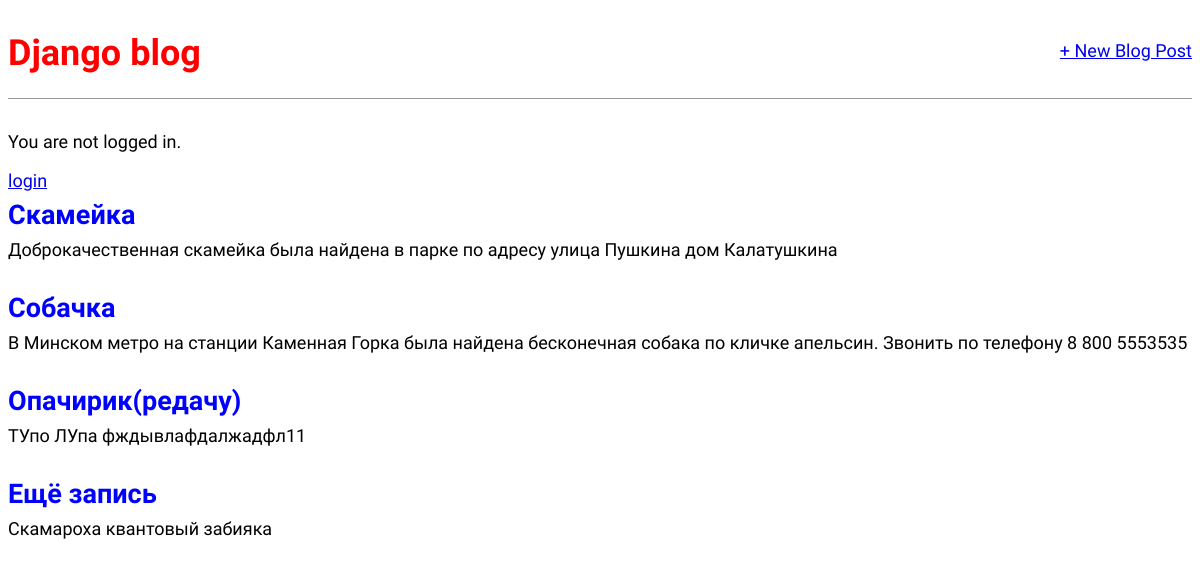
Before: / with the older database file.
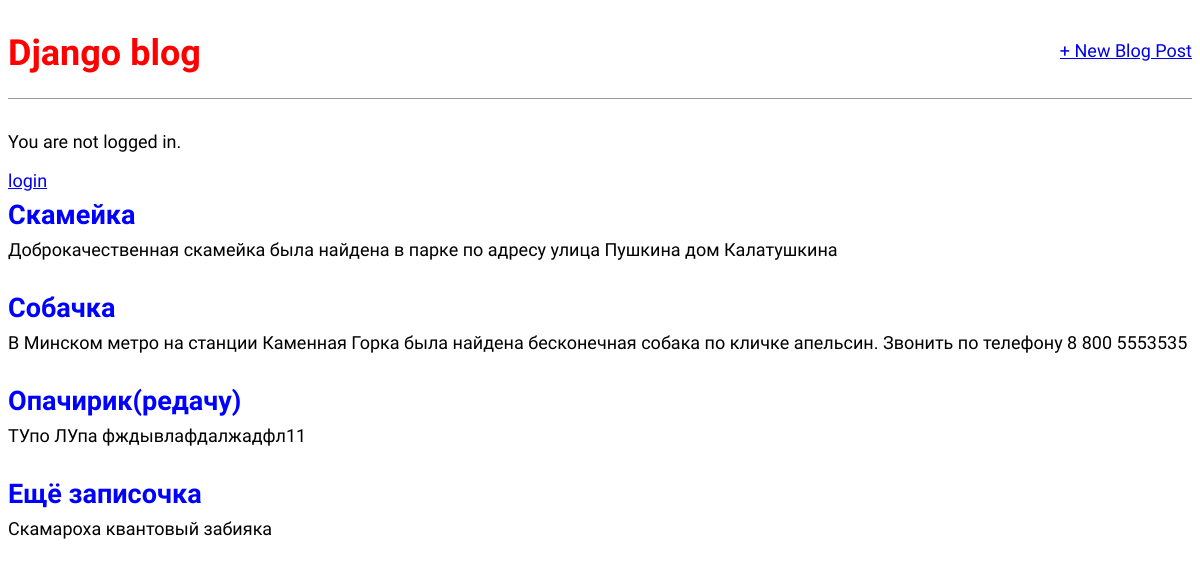
After: the same page with the newer database file.
### blog/models.py (models this page shows, shortened)
class Post(models.Model):
    title = models.CharField(max_length=200)
    author = models.ForeignKey('auth.User', on_delete=models.CASCADE)
    body = models.TextField()

### blog/views.py (the view)
# urls.py: path('', views.BlogListView.as_view(), name = 'home'),
class BlogListView(ListView):
    model = Post
    template_name = 'home.html'

### templates/home.html
{% extends 'base.html' %}
{%block content %}
    {% for post in object_list %}
        <div class="post-entry">
            <h2><a href="{% url 'post_detail' post.pk %}">{{ post.title }}</a></h2>
            <p>{{ post.body }}</p>
        </div>
    {% endfor %}
{% endblock content %}

Changed rows visible on the page:
changed Post "Скамароха квантовый забияка": title "Ещё запись" → "Ещё записочка"
